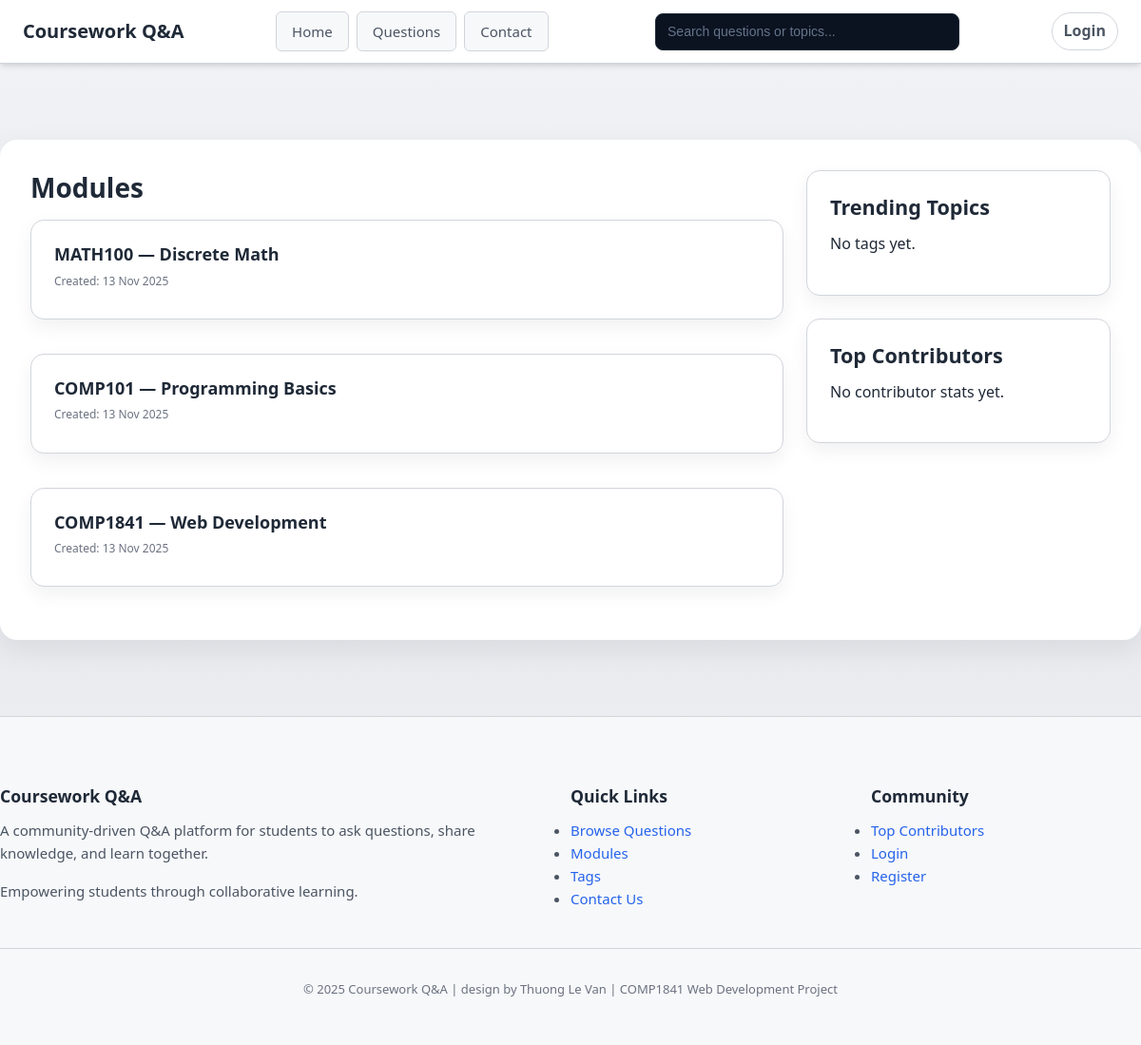
Screenshot of /modules/list.php with the database file from the repository.
### tables this page shows
CREATE TABLE modules (
  module_id INT AUTO_INCREMENT PRIMARY KEY,
  module_code VARCHAR(20) NOT NULL UNIQUE,
  module_name VARCHAR(100) NOT NULL,
  created_at TIMESTAMP DEFAULT CURRENT_TIMESTAMP
);

### includes/functions.php (called while the page is built, shortened)
<?php
function e(string $str): string {
    return htmlspecialchars($str, ENT_QUOTES, 'UTF-8');
}
?>

### modules/list.php (the view, shortened to what this page needs)
<?php
require_once __DIR__ . '/../includes/functions.php';
include __DIR__ . '/../includes/header.php';
include __DIR__ . '/../includes/navbar.php';
$stmt = $pdo->query("SELECT module_id, module_code, module_name, created_at FROM modules ORDER BY module_name");
$modules = $stmt->fetchAll();
$tstmt = $pdo->query("SELECT t.name, COUNT(*) cnt
                      FROM question_tags qt
                      JOIN tags t ON t.id=qt.tag_id
                      GROUP BY t.id
                      ORDER BY cnt DESC, t.name ASC
                      LIMIT 8");
$trending = $tstmt->fetchAll();
$cstmt = $pdo->query("SELECT u.username, COUNT(a.id) AS points
                      FROM users u
                      JOIN answers a ON a.user_id=u.id
                      GROUP BY u.id
                      ORDER BY points DESC
                      LIMIT 5");
$contributors = $cstmt->fetchAll();
?>
<main class="container home-dark">
  <div class="layout-grid two-col">
    <section class="feed">
      <div class="feed-header">
        <h1>Modules</h1>
      </div>
      <?php if (!$modules): ?>
        <p>No modules yet.</p>
      <?php else: ?>
        <div class="feed-list" data-search-scope>
          <?php foreach($modules as $m): ?>
            <article class="feed-item card" data-search-item>
              <div class="item-content">
                <h3><?php echo e($m['module_code']); ?> — <?php echo e($m['module_name']); ?></h3>
                <div class="item-meta">
                  <span>Created: <?php echo date('d M Y', strtotime($m['created_at'])); ?></span>
                </div>
              </div>
            </article>
          <?php endforeach; ?>
        </div>
      <?php endif; ?>
    </section>
    <aside class="right-rail">
      <div class="card">
        <h3>Trending Topics</h3>
        <?php if (!$trending): ?>
          <p>No tags yet.</p>
        <?php endif; ?>
      </div>
      <div class="card" id="tc-card">
        <div class="tc-header">
          <h3>Top Contributors</h3>
        </div>
        <?php if (!$contributors): ?>
          <p>No contributor stats yet.</p>
        <?php endif; ?>
      </div>
    </aside>
  </div>
</main>
<?php include __DIR__ . '/../includes/footer.php'; ?>

### assets/css/style.css (style rules this page uses)
:root { --bg-page: #f2f4f7; --bg-surface: #ffffff; --bg-muted: #f7f8fa; --bg-strong: #e5e7eb; --text-primary: #1f2937; --text-secondary: #4b5563; --text-muted: #6b7280; --border: #d1d5db; --accent: #2563eb; --accent-soft: #e0e7ff; --success-bg: #ecfdf5; --success-border: #bbf7d0; --success-text: #065f46; --error-bg: #fef2f2; --error-border: #fecaca; --error-text: #7f1d1d; --shadow-soft: 0 10px 30px rgba(15, 23, 42, 0.08); --shadow-card: 0 8px 20px rgba(15, 23, 42, 0.06); --content-max: 1200px; --content-gutter: 24px; --content-gutter-sm: 16px; --transition-base: 0.2s ease; --transition-slow: 0.3s ease; }
*, *::before, *::after { box-sizing: border-box; margin: 0; padding: 0; }
html { height: 100%; font-size: 16px; line-height: 1.6; -webkit-text-size-adjust: 100%; -webkit-font-smoothing: antialiased; -moz-osx-font-smoothing: grayscale; }
body { min-height: 100vh; display: flex; flex-direction: column; font-family: system-ui, -apple-system, 'Segoe UI', Roboto, Ubuntu, 'Helvetica Neue', Arial, sans-serif; background: linear-gradient(180deg, var(--bg-page), #e5e7eb 45%, var(--bg-page)); color: var(--text-primary); margin: 0; padding: 0; }
h1, h2, h3, h4, h5, h6 { margin: 0 0 0.75rem; font-weight: 700; line-height: 1.3; color: var(--text-primary); }
h1 { font-size: 2.25rem; }
h3 { font-size: 1.35rem; }
p { margin: 0 0 1rem; line-height: 1.6; }
.container { width: 100%; max-width: var(--content-max); margin: 0 auto; padding: 12px var(--content-gutter); }
.card { background: var(--bg-surface); border: 1px solid var(--border); border-radius: 0.875rem; padding: 1.5rem; box-shadow: var(--shadow-card); margin-bottom: 1.5rem; }
main { flex: 1; padding: 1.5rem 0; }
.home-dark { width:100%; max-width:var(--content-max); margin:0 auto; background:var(--bg-surface); color:var(--text-primary); border-radius:18px; padding:32px; box-shadow:var(--shadow-soft); margin-top: 80px; }
.layout-grid { display:grid; grid-template-columns:220px 1fr 320px; gap:var(--content-gutter); width:100%; box-sizing:border-box; }
.layout-grid.two-col { grid-template-columns:1fr 320px; }
.card { background:var(--bg-surface); border:1px solid var(--border); border-radius:14px; padding:24px; box-shadow:var(--shadow-card); width:100%; box-sizing:border-box; }
.feed .feed-header { display:flex; align-items:center; justify-content:space-between; gap:12px; margin-bottom:16px; }
.feed .feed-header h1 { margin:0; font-size:28px; color:var(--text-primary); }
.feed-list { display:flex; flex-direction:column; gap:12px; }
.feed-item { display:flex; gap:12px; }
.feed-item .item-content h3 { margin:0 0 6px; font-size:18px; }
.item-meta { display:flex; flex-wrap:wrap; gap:8px; color:var(--text-muted); font-size:12px; margin-bottom:6px; }
.tc-header { display:flex; flex-direction:column; align-items:flex-start; gap:8px; margin-bottom:12px; }
.tc-header h3 { margin:0; color:var(--text-primary); }

### rows the page displays
modules: module_code "MATH100", module_name "Discrete Math", created_at "13 Nov 2025"
modules: module_code "COMP101", module_name "Programming Basics", created_at "13 Nov 2025"
modules: module_code "COMP1841", module_name "Web Development", created_at "13 Nov 2025"

### other values shown
APP_NAME "Coursework Q&A"
